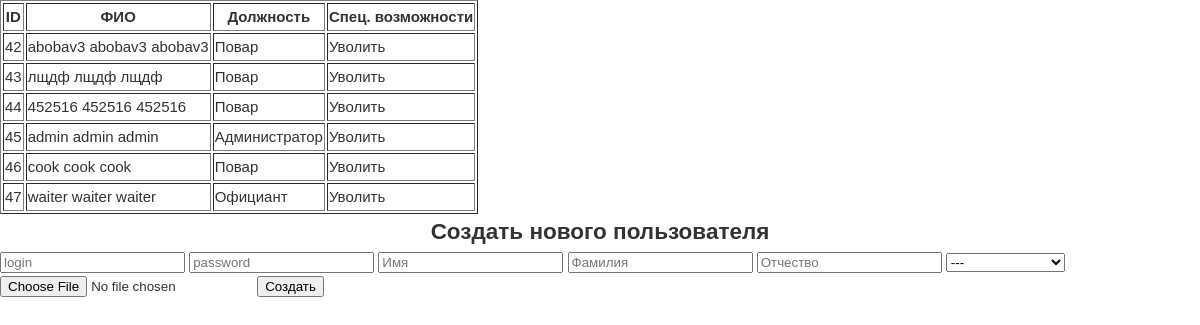
The page /pages/users.php on the database its author committed.
### tables this page shows
CREATE TABLE `workers` (
  `id` int(16) NOT NULL,
  `login` varchar(90) NOT NULL,
  `password` varchar(90) NOT NULL,
  `fname` varchar(90) NOT NULL,
  `lname` varchar(90) NOT NULL,
  `mname` varchar(90) NOT NULL,
  `fk_role_id` int(11) NOT NULL,
  `avatar` varchar(90) NOT NULL,
  `fk_worker_status_id` int(11) NOT NULL DEFAULT 1
);

CREATE TABLE `roles` (
  `role_id` int(11) NOT NULL,
  `role_name` varchar(40) NOT NULL
);

### workers.php (the view)
<?php
	require_once 'connect.php';
	$result = $mysql -> query("SELECT `id`, concat(`lname`, ' ', `fname`, ' ', `mname`) AS `fullname`, `role_name`, `fk_worker_status_id` FROM `workers` JOIN `roles` ON `workers`.`fk_role_id`=`roles`.`role_id`");
	while ($row = $result -> fetch_assoc()) {
		$id = $row['id'];
		$fullname = $row['fullname'];
		$role_name = $row['role_name'];
		$fk_worker_status_id = $row['fk_worker_status_id'];
		echo '<tr>
		<td onclick='.'linkcontent("../pages/user.php?id=' . $id . '")'.'>'.$id.'</td>
		<td onclick='.'linkcontent("../pages/user.php?id=' . $id . '")'.'>'.$fullname.'</td>
		<td onclick='.'linkcontent("../pages/user.php?id=' . $id . '")'.'>'.$role_name.'</td>
		<td onclick='.'linkcontent("../php/fireWorker.php?id='.$id.'")'.'>'.
		($fk_worker_status_id == 1 ? "Уволить" : "Принять").
		'</td>
		</tr>';
	}
?>

### assets/css/style.css (style rules this page uses)
body { margin: 0; font-family: 'Montserrat', sans-serif; font-size: 15px; line-height: 1.6; color: #333; }
body { margin: 0; padding: 0; }
*, *:before, *:after { box-sizing: border-box; }

### rows shown on the page
workers: id "42", fullname "abobav3 abobav3 abobav3", fk_role.role_name "Повар", shows "Уволить"
workers: id "43", fullname "лщдф лщдф лщдф", fk_role.role_name "Повар", shows "Уволить"
workers: id "44", fullname "452516 452516 452516", fk_role.role_name "Повар", shows "Уволить"
workers: id "45", fullname "admin admin admin", fk_role.role_name "Администратор", shows "Уволить"
workers: id "46", fullname "cook cook cook", fk_role.role_name "Повар", shows "Уволить"
workers: id "47", fullname "waiter waiter waiter", fk_role.role_name "Официант", shows "Уволить"
